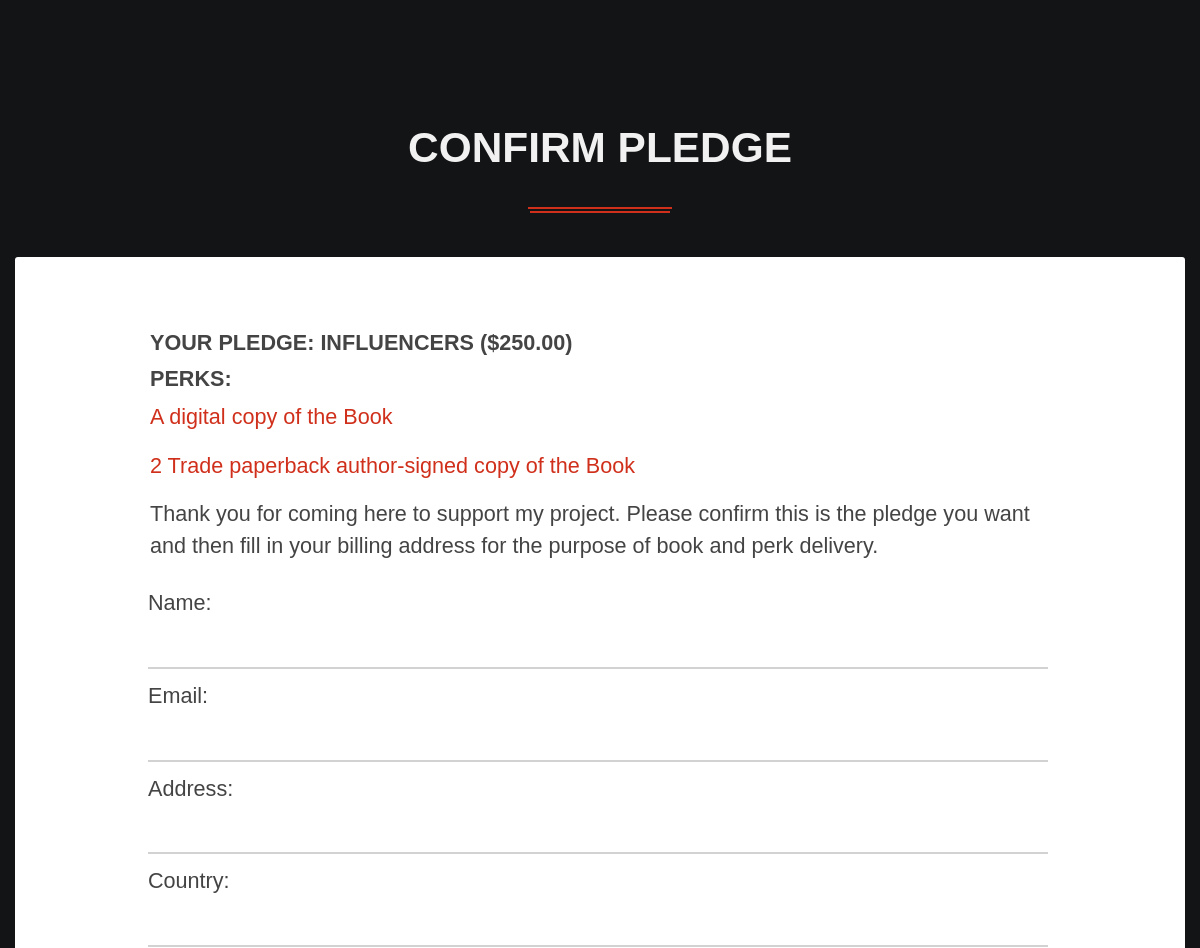
The page /2/ (upper part) on the database as committed earlier.
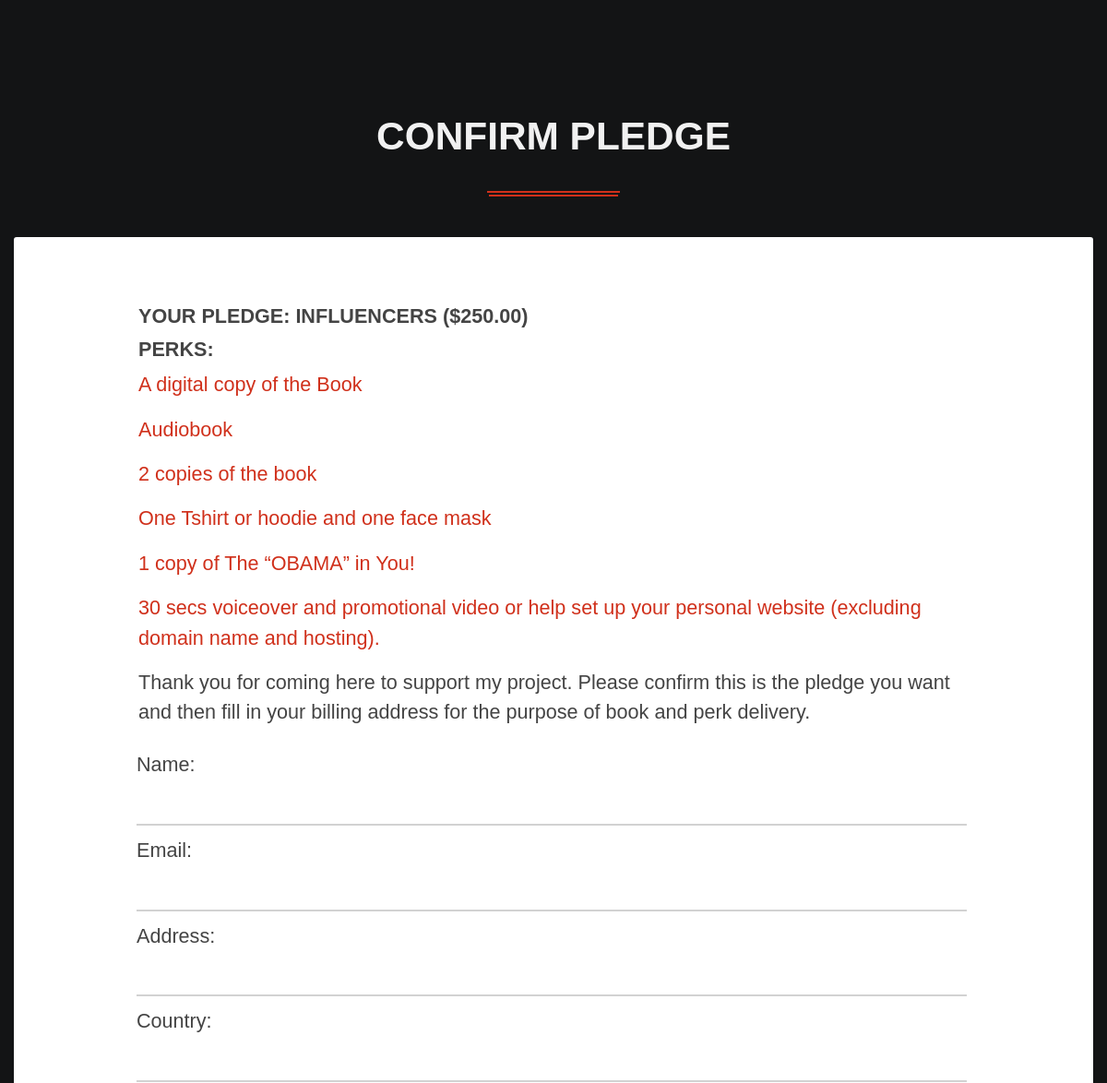
The same page on the database as committed later.
### crowdfund/models.py (models this page shows, shortened)
class Reward(models.Model):
	name = models.CharField(max_length=255)
	amount = models.DecimalField(max_digits=8, decimal_places=2)

class Perk(models.Model):
	description = models.CharField(max_length=255)
	reward = models.ForeignKey(Reward, on_delete=models.CASCADE, related_name='perks')
	created = models.DateTimeField(auto_now=True)
	def __str__(self):
		return self.description

### crowdfund/views.py (the view)
# urls.py: path('<int:id>/', reward, name='reward'),
def reward(request, id):
	reward = get_object_or_404(Reward, id=id)
	if request.method == 'POST':
		form = OrderCreateForm(request.POST)
		if form.is_valid():
			order = form.save(commit=False)
			order.reward = reward
			order.save()
			request.session['order_id'] = order.id
			return redirect(reverse('payment_process'))
	else:
		form = OrderCreateForm()
	return render(request,
				  'reward.html',
				  {'form': form, 'reward': reward})

### crowdfund/forms.py
class OrderCreateForm(forms.ModelForm):
    class Meta:
        model = Order
        fields = ['name', 'email', 'address', 'country']

### templates/reward.html (shortened to what this page needs)
{% extends "base.html" %}
{% load static %}
{% block content %}
<div class="crowdfund-body-background">
</div>
<section class="crowdfund-section">
    <div class="crowdfund-section-content">
        <div class="crowdfund-limit-width">
            <div class="crowdfund-title">
                <h2>Confirm Pledge</h2>
                <div class="crowdfund-underline"></div>
            </div>
            <div class="crowdfund-post crowdfund-block-light">
                <div class="crowdfund-post-container-big crowdfund-text-large">
                    <div class="crowdfund-limit-width crowdfund-900">
                        <h5>Your pledge: {{ reward.name }} (${{ reward.amount }})</h5>
                        <h5>Perks:</h5>
                        {% for perk in reward.perks.all %}
                        <p class="fg-color-red">{{ perk }}</p>
                        {% endfor %}
                        <p>
                            Thank you for coming here to support my project. Please confirm this is the pledge you want and then fill in your billing address for the purpose of book and perk delivery.
                        </p>
                        <br>
                        <form id="pledgeform" action="" method="post"> {% csrf_token %}
                            <div class="crowdfund-table crowdfund-table-contacts">
                                <div class="crowdfund-row">
                                    <div class="crowdfund-col crowdfund-col-12">
                                        {{ form }}
                                    </div>
                                </div>
                            </div>
                        </form>
                    </div>
                </div>
            </div>
        </div>
    </div>
</section>
{% endblock %}

### templates/base.html (shortened to what this page needs)
<!DOCTYPE html>
{% load static %}
<html lang="en">
<head>
    <link rel="stylesheet" href="{% static 'css/preloader.css' %}" />
    <link rel="stylesheet" href="{% static 'css/reset.css' %}" />
    <link rel="stylesheet" href="https://stackpath.bootstrapcdn.com/font-awesome/4.7.0/css/font-awesome.min.css" />
    <link rel="stylesheet" href="{% static 'css/animate.min.css' %}" />
    <link rel="stylesheet" href="{% static 'css/owl.carousel.css' %}" />
    <link rel="stylesheet" href="{% static 'css/styles.css' %}" />
</head>
<body class="crowdfund-body">
    {% block content %}{% endblock %}
</body>
</html>

Rows that differ between the two databases and show on the page:
removed Perk: description "2 Trade paperback author-signed copy of the Book"
added Perk: description "Audiobook"
added Perk: description "2 copies of the book"
added Perk: description "One Tshirt or hoodie and one face mask"
added Perk: description "1 copy of The “OBAMA” in You!"
added Perk: description "30 secs voiceover and promotional video or help set up your personal website (excluding domain name and hosting)."
